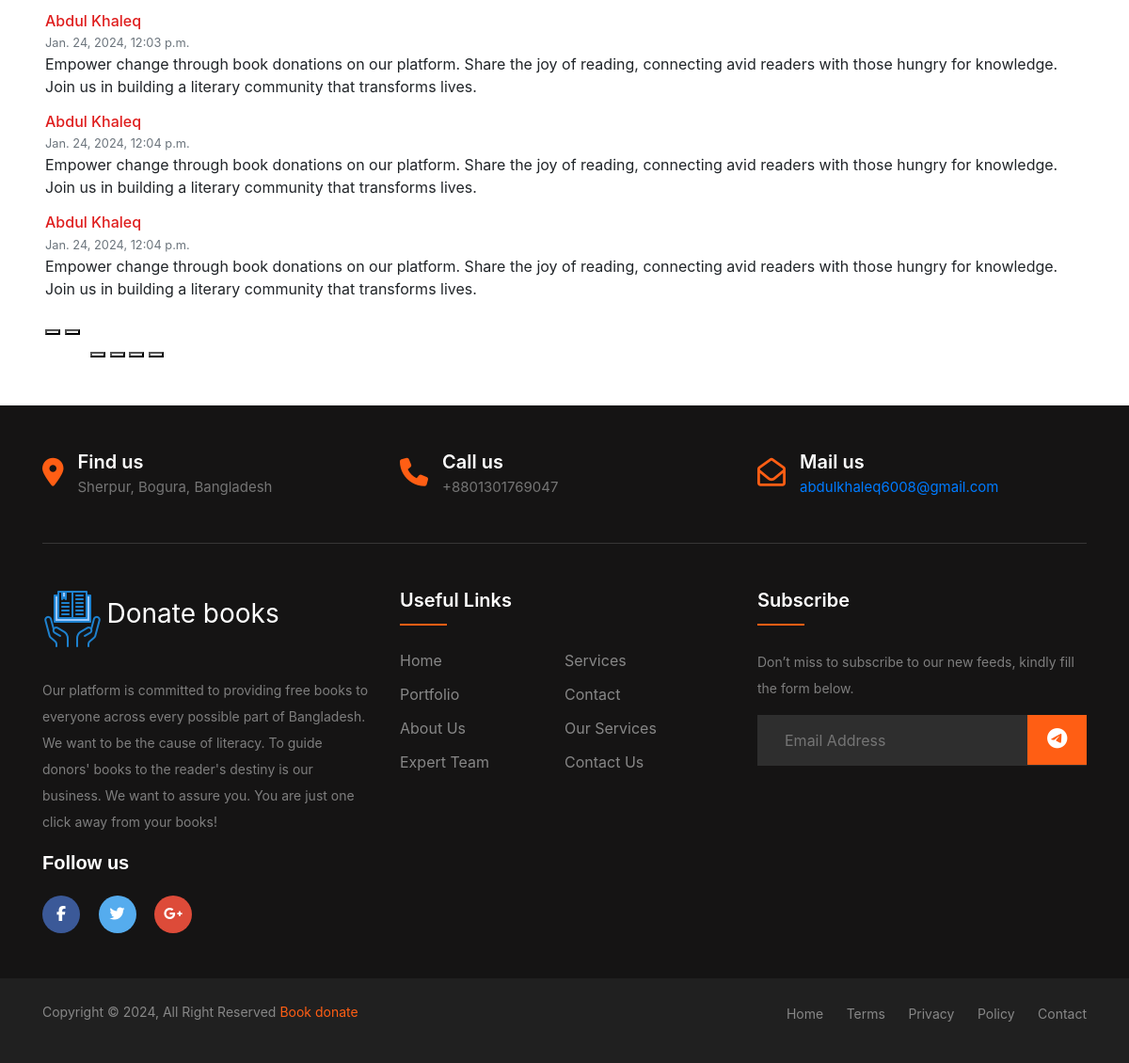
/ (lower part), run on an earlier commit of the app's database.
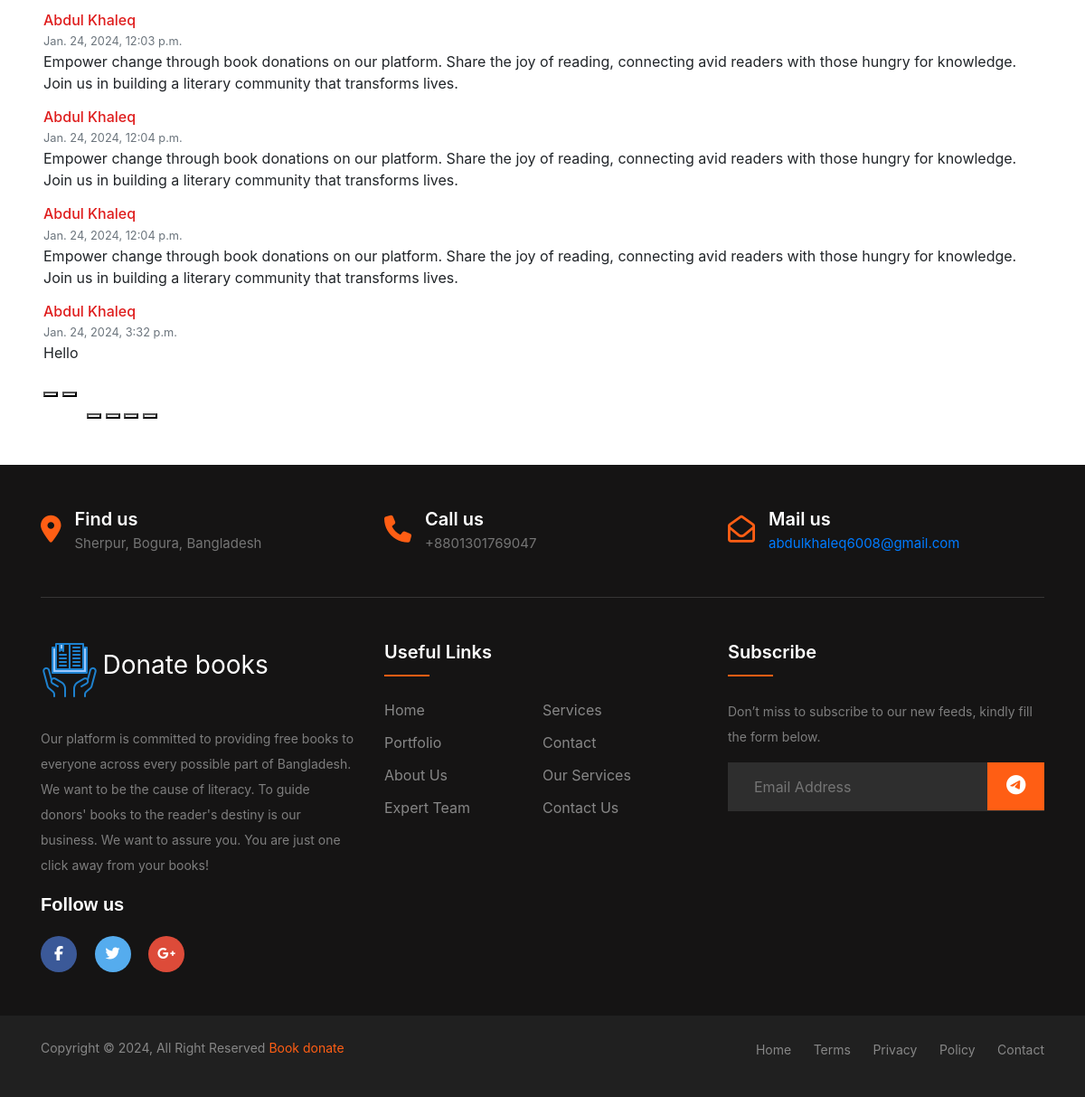
And on a later commit of the database.
### comment/models.py (models this page shows, shortened)
class Comment(models.Model):
    user = models.ForeignKey(User, on_delete=models.CASCADE)
    text = models.TextField()
    created_on = models.DateTimeField(auto_now_add=True)

### book_donate_platform/views.py (the view)
# urls.py: path('', views.HomeListView.as_view(), name='homepage'),
class HomeListView(ListView):
    model = BookDonateModel
    template_name = 'home.html'
    context_object_name = 'books'
    def get_context_data(self, **kwargs):
        context = super().get_context_data(**kwargs)
        context['comments'] =Comment.objects.all()
        return context

### templates/home.html (shortened to what this page needs)
{% extends "base.html" %}
{% load static %}
{% block content %}
<br><br><br>
<div class="px-2 px-lg-5">
  <div class="swiffy-slider slider-item-show3 slider-nav-dark slider-nav-visible slider-nav-outside slider-item-snapstart my-3 slider-nav-sm my-xl-5 slider-indicators-square slider-indicators-outside slider-indicators-dark slider-nav-animation-slideup slider-nav-animation">
    <div class="slider-container">
      {% for comment in  comments%}
        <div class="">
            <div>
                <h3 class="mb-0 h6" style="color:#DF1E1E;">{{comment.user.first_name}} {{comment.user.last_name}}</h3>
                <small class="text-body-secondary text-secondary">{{comment.created_on}}</small>
                <p>{{comment.text}}</p>
            </div>
        </div>
        {% endfor %}
    </div>
    <button type="button" class="slider-nav" aria-label="Go left"></button>
    <button type="button" class="slider-nav slider-nav-next" aria-label="Go left"></button>
    <div class="slider-indicators" style="justify-content:right;margin-left: 3rem;">
        <button class="" aria-label="Go to slide"></button>
        <button aria-label="Go to slide" class=""></button>
        <button aria-label="Go to slide" class="active"></button>
        <button aria-label="Go to slide" class=""></button>
    </div>
  </div>
</div>
{% endblock content %}

What changed in the data, as far as the page shows it:
added Comment: user.first_name "Abdul", user.last_name "Khaleq", created_on "Jan. 24, 2024, 3:32 p.m.", text "Hello"
